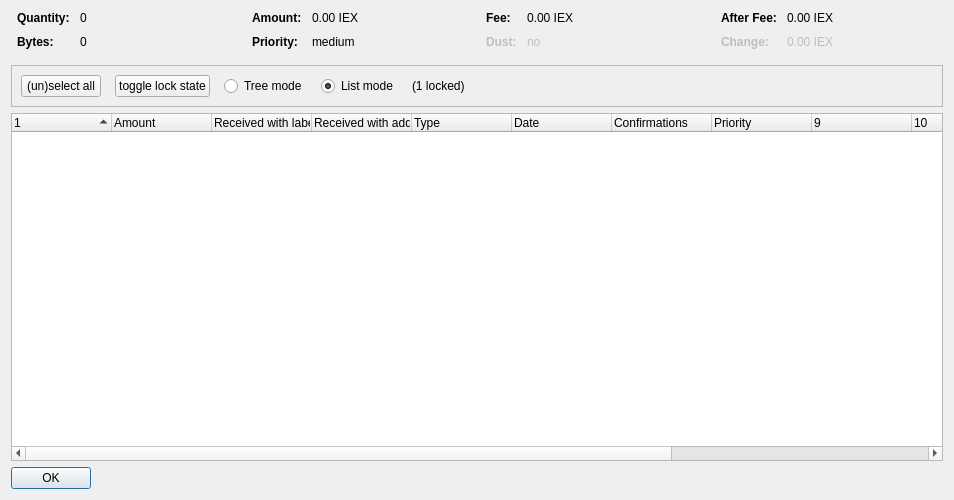
<?xml version="1.0" encoding="UTF-8"?>
<ui version="4.0">
 <class>CoinControlDialog</class>
 <widget class="QDialog" name="CoinControlDialog">
  <property name="geometry">
   <rect>
    <x>0</x>
    <y>0</y>
    <width>954</width>
    <height>500</height>
   </rect>
  </property>
  <property name="windowTitle">
   <string>Coin Selection</string>
  </property>
  <layout class="QVBoxLayout" name="verticalLayout">
   <item>
    <layout class="QHBoxLayout" name="horizontalLayoutTop" stretch="0,0,0,0">
     <property name="topMargin">
      <number>0</number>
     </property>
     <property name="bottomMargin">
      <number>10</number>
     </property>
     <item>
      <layout class="QFormLayout" name="formLayoutCoinControl1">
       <property name="horizontalSpacing">
        <number>10</number>
       </property>
       <property name="verticalSpacing">
        <number>10</number>
       </property>
       <property name="leftMargin">
        <number>6</number>
       </property>
       <property name="rightMargin">
        <number>6</number>
       </property>
       <item row="0" column="0">
        <widget class="QLabel" name="labelCoinControlQuantityText">
         <property name="font">
          <font>
           <weight>75</weight>
           <bold>true</bold>
          </font>
         </property>
         <property name="text">
          <string>Quantity:</string>
         </property>
        </widget>
       </item>
       <item row="0" column="1">
        <widget class="QLabel" name="labelCoinControlQuantity">
         <property name="cursor">
          <cursorShape>IBeamCursor</cursorShape>
         </property>
         <property name="contextMenuPolicy">
          <enum>Qt::ActionsContextMenu</enum>
         </property>
         <property name="text">
          <string notr="true">0</string>
         </property>
         <property name="textInteractionFlags">
          <set>Qt::LinksAccessibleByMouse|Qt::TextSelectableByKeyboard|Qt::TextSelectableByMouse</set>
         </property>
        </widget>
       </item>
       <item row="1" column="0">
        <widget class="QLabel" name="labelCoinControlBytesText">
         <property name="font">
          <font>
           <weight>75</weight>
           <bold>true</bold>
          </font>
         </property>
         <property name="text">
          <string>Bytes:</string>
         </property>
        </widget>
       </item>
       <item row="1" column="1">
        <widget class="QLabel" name="labelCoinControlBytes">
         <property name="cursor">
          <cursorShape>IBeamCursor</cursorShape>
         </property>
         <property name="contextMenuPolicy">
          <enum>Qt::ActionsContextMenu</enum>
         </property>
         <property name="text">
          <string notr="true">0</string>
         </property>
         <property name="textInteractionFlags">
          <set>Qt::LinksAccessibleByMouse|Qt::TextSelectableByKeyboard|Qt::TextSelectableByMouse</set>
         </property>
        </widget>
       </item>
      </layout>
     </item>
     <item>
      <layout class="QFormLayout" name="formLayoutCoinControl2">
       <property name="horizontalSpacing">
        <number>10</number>
       </property>
       <property name="verticalSpacing">
        <number>10</number>
       </property>
       <property name="leftMargin">
        <number>6</number>
       </property>
       <property name="rightMargin">
        <number>6</number>
       </property>
       <item row="0" column="0">
        <widget class="QLabel" name="labelCoinControlAmountText">
         <property name="font">
          <font>
           <weight>75</weight>
           <bold>true</bold>
          </font>
         </property>
         <property name="text">
          <string>Amount:</string>
         </property>
        </widget>
       </item>
       <item row="0" column="1">
        <widget class="QLabel" name="labelCoinControlAmount">
         <property name="cursor">
          <cursorShape>IBeamCursor</cursorShape>
         </property>
         <property name="contextMenuPolicy">
          <enum>Qt::ActionsContextMenu</enum>
         </property>
         <property name="text">
          <string notr="true">0.00 IEX</string>
         </property>
         <property name="textInteractionFlags">
          <set>Qt::LinksAccessibleByMouse|Qt::TextSelectableByKeyboard|Qt::TextSelectableByMouse</set>
         </property>
        </widget>
       </item>
       <item row="1" column="0">
        <widget class="QLabel" name="labelCoinControlPriorityText">
         <property name="font">
          <font>
           <weight>75</weight>
           <bold>true</bold>
          </font>
         </property>
         <property name="text">
          <string>Priority:</string>
         </property>
        </widget>
       </item>
       <item row="1" column="1">
        <widget class="QLabel" name="labelCoinControlPriority">
         <property name="cursor">
          <cursorShape>IBeamCursor</cursorShape>
         </property>
         <property name="contextMenuPolicy">
          <enum>Qt::ActionsContextMenu</enum>
         </property>
         <property name="text">
          <string>medium</string>
         </property>
         <property name="textInteractionFlags">
          <set>Qt::LinksAccessibleByMouse|Qt::TextSelectableByKeyboard|Qt::TextSelectableByMouse</set>
         </property>
        </widget>
       </item>
      </layout>
     </item>
     <item>
      <layout class="QFormLayout" name="formLayoutCoinControl3">
       <property name="horizontalSpacing">
        <number>10</number>
       </property>
       <property name="verticalSpacing">
        <number>10</number>
       </property>
       <property name="leftMargin">
        <number>6</number>
       </property>
       <property name="rightMargin">
        <number>6</number>
       </property>
       <item row="0" column="0">
        <widget class="QLabel" name="labelCoinControlFeeText">
         <property name="font">
          <font>
           <weight>75</weight>
           <bold>true</bold>
          </font>
         </property>
         <property name="text">
          <string>Fee:</string>
         </property>
        </widget>
       </item>
       <item row="0" column="1">
        <widget class="QLabel" name="labelCoinControlFee">
         <property name="cursor">
          <cursorShape>IBeamCursor</cursorShape>
         </property>
         <property name="contextMenuPolicy">
          <enum>Qt::ActionsContextMenu</enum>
         </property>
         <property name="text">
          <string notr="true">0.00 IEX</string>
         </property>
         <property name="textInteractionFlags">
          <set>Qt::LinksAccessibleByMouse|Qt::TextSelectableByKeyboard|Qt::TextSelectableByMouse</set>
         </property>
        </widget>
       </item>
       <item row="1" column="0">
        <widget class="QLabel" name="labelCoinControlLowOutputText">
         <property name="enabled">
          <bool>false</bool>
         </property>
         <property name="font">
          <font>
           <weight>75</weight>
           <bold>true</bold>
          </font>
         </property>
         <property name="text">
          <string>Dust:</string>
         </property>
        </widget>
       </item>
       <item row="1" column="1">
        <widget class="QLabel" name="labelCoinControlLowOutput">
         <property name="enabled">
          <bool>false</bool>
         </property>
         <property name="cursor">
          <cursorShape>IBeamCursor</cursorShape>
         </property>
         <property name="contextMenuPolicy">
          <enum>Qt::ActionsContextMenu</enum>
         </property>
         <property name="text">
          <string>no</string>
         </property>
         <property name="textInteractionFlags">
          <set>Qt::LinksAccessibleByMouse|Qt::TextSelectableByKeyboard|Qt::TextSelectableByMouse</set>
         </property>
        </widget>
       </item>
      </layout>
     </item>
     <item>
      <layout class="QFormLayout" name="formLayoutCoinControl4">
       <property name="horizontalSpacing">
        <number>10</number>
       </property>
       <property name="verticalSpacing">
        <number>10</number>
       </property>
       <property name="leftMargin">
        <number>6</number>
       </property>
       <property name="rightMargin">
        <number>6</number>
       </property>
       <item row="0" column="0">
        <widget class="QLabel" name="labelCoinControlAfterFeeText">
         <property name="font">
          <font>
           <weight>75</weight>
           <bold>true</bold>
          </font>
         </property>
         <property name="text">
          <string>After Fee:</string>
         </property>
        </widget>
       </item>
       <item row="0" column="1">
        <widget class="QLabel" name="labelCoinControlAfterFee">
         <property name="cursor">
          <cursorShape>IBeamCursor</cursorShape>
         </property>
         <property name="contextMenuPolicy">
          <enum>Qt::ActionsContextMenu</enum>
         </property>
         <property name="text">
          <string notr="true">0.00 IEX</string>
         </property>
         <property name="textInteractionFlags">
          <set>Qt::LinksAccessibleByMouse|Qt::TextSelectableByKeyboard|Qt::TextSelectableByMouse</set>
         </property>
        </widget>
       </item>
       <item row="1" column="0">
        <widget class="QLabel" name="labelCoinControlChangeText">
         <property name="enabled">
          <bool>false</bool>
         </property>
         <property name="font">
          <font>
           <weight>75</weight>
           <bold>true</bold>
          </font>
         </property>
         <property name="text">
          <string>Change:</string>
         </property>
        </widget>
       </item>
       <item row="1" column="1">
        <widget class="QLabel" name="labelCoinControlChange">
         <property name="enabled">
          <bool>false</bool>
         </property>
         <property name="cursor">
          <cursorShape>IBeamCursor</cursorShape>
         </property>
         <property name="contextMenuPolicy">
          <enum>Qt::ActionsContextMenu</enum>
         </property>
         <property name="text">
          <string notr="true">0.00 IEX</string>
         </property>
         <property name="textInteractionFlags">
          <set>Qt::LinksAccessibleByMouse|Qt::TextSelectableByKeyboard|Qt::TextSelectableByMouse</set>
         </property>
        </widget>
       </item>
      </layout>
     </item>
    </layout>
   </item>
   <item>
    <widget class="QFrame" name="frame">
     <property name="minimumSize">
      <size>
       <width>0</width>
       <height>40</height>
      </size>
     </property>
     <property name="frameShape">
      <enum>QFrame::StyledPanel</enum>
     </property>
     <property name="frameShadow">
      <enum>QFrame::Sunken</enum>
     </property>
     <layout class="QHBoxLayout" name="horizontalLayout">
      <item>
       <layout class="QHBoxLayout" name="horizontalLayoutPanel" stretch="0,0,0,0,0,0">
        <property name="spacing">
         <number>14</number>
        </property>
        <item>
         <widget class="QPushButton" name="pushButtonSelectAll">
          <property name="sizePolicy">
           <sizepolicy hsizetype="Maximum" vsizetype="Fixed">
            <horstretch>0</horstretch>
            <verstretch>0</verstretch>
           </sizepolicy>
          </property>
          <property name="text">
           <string>(un)select all</string>
          </property>
          <property name="autoDefault">
           <bool>false</bool>
          </property>
         </widget>
        </item>
        <item>
         <widget class="QPushButton" name="pushButtonToggleLock">
          <property name="sizePolicy">
           <sizepolicy hsizetype="Maximum" vsizetype="Fixed">
            <horstretch>0</horstretch>
            <verstretch>0</verstretch>
           </sizepolicy>
          </property>
          <property name="text">
           <string>toggle lock state</string>
          </property>
          <property name="autoDefault">
           <bool>false</bool>
          </property>
         </widget>
        </item>
        <item>
         <widget class="QRadioButton" name="radioTreeMode">
          <property name="sizePolicy">
           <sizepolicy hsizetype="Maximum" vsizetype="Fixed">
            <horstretch>0</horstretch>
            <verstretch>0</verstretch>
           </sizepolicy>
          </property>
          <property name="text">
           <string>Tree mode</string>
          </property>
         </widget>
        </item>
        <item>
         <widget class="QRadioButton" name="radioListMode">
          <property name="sizePolicy">
           <sizepolicy hsizetype="Maximum" vsizetype="Fixed">
            <horstretch>0</horstretch>
            <verstretch>0</verstretch>
           </sizepolicy>
          </property>
          <property name="text">
           <string>List mode</string>
          </property>
          <property name="checked">
           <bool>true</bool>
          </property>
         </widget>
        </item>
        <item>
         <widget class="QLabel" name="labelLocked">
          <property name="text">
           <string>(1 locked)</string>
          </property>
         </widget>
        </item>
        <item>
         <spacer name="horizontalSpacer">
          <property name="orientation">
           <enum>Qt::Horizontal</enum>
          </property>
          <property name="sizeHint" stdset="0">
           <size>
            <width>40</width>
            <height>20</height>
           </size>
          </property>
         </spacer>
        </item>
       </layout>
      </item>
     </layout>
    </widget>
   </item>
   <item>
    <widget class="CoinControlTreeWidget" name="treeWidget">
     <property name="contextMenuPolicy">
      <enum>Qt::CustomContextMenu</enum>
     </property>
     <property name="sortingEnabled">
      <bool>false</bool>
     </property>
     <property name="columnCount">
      <number>13</number>
     </property>
     <attribute name="headerShowSortIndicator" stdset="0">
      <bool>true</bool>
     </attribute>
     <attribute name="headerStretchLastSection">
      <bool>false</bool>
     </attribute>
     <column>
      <property name="text">
       <string/>
      </property>
     </column>
     <column>
      <property name="text">
       <string>Amount</string>
      </property>
     </column>
     <column>
      <property name="text">
       <string>Received with label</string>
      </property>
     </column>
     <column>
      <property name="text">
       <string>Received with address</string>
      </property>
     </column>
     <column>
      <property name="text">
	<string>Type</string>
      </property>
     </column>
     <column>
      <property name="text">	 
       <string>Date</string>
      </property>
     </column>
     <column>
      <property name="text">
       <string>Confirmations</string>
      </property>
      <property name="toolTip">
       <string>Confirmed</string>
      </property>
     </column>
     <column>
      <property name="text">
       <string>Priority</string>
      </property>
     </column>
     <column>
      <property name="text">
       <string/>
      </property>
     </column>
     <column>
      <property name="text">
       <string/>
      </property>
     </column>
     <column>
      <property name="text">
       <string/>
      </property>
     </column>
     <column>
      <property name="text">
       <string/>
      </property>
     </column>
     <column>
      <property name="text">
       <string/>
      </property>
     </column>
    </widget>
   </item>
   <item>
    <widget class="QDialogButtonBox" name="buttonBox">
     <property name="sizePolicy">
      <sizepolicy hsizetype="Maximum" vsizetype="Fixed">
       <horstretch>0</horstretch>
       <verstretch>0</verstretch>
      </sizepolicy>
     </property>
     <property name="orientation">
      <enum>Qt::Horizontal</enum>
     </property>
     <property name="standardButtons">
      <set>QDialogButtonBox::Ok</set>
     </property>
    </widget>
   </item>
  </layout>
 </widget>
 <customwidgets>
  <customwidget>
   <class>CoinControlTreeWidget</class>
   <extends>QTreeWidget</extends>
   <header>coincontroltreewidget.h</header>
  </customwidget>
 </customwidgets>
 <resources/>
 <connections/>
</ui>
